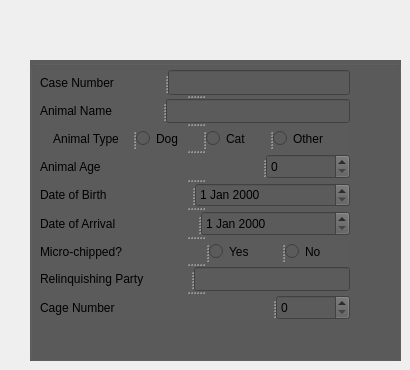
      <widget class="QWidget" name="tab">
       <attribute name="title">
        <string>Basic Information</string>
       </attribute>
       <widget class="QGroupBox" name="groupBox">
        <property name="geometry">
         <rect>
          <x>30</x>
          <y>60</y>
          <width>371</width>
          <height>301</height>
         </rect>
        </property>
        <property name="styleSheet">
         <string notr="true">background-color: rgb(91, 91, 91);</string>
        </property>
        <property name="title">
         <string/>
        </property>
        <widget class="QSplitter" name="splitter_27">
         <property name="geometry">
          <rect>
           <x>10</x>
           <y>10</y>
           <width>310</width>
           <height>250</height>
          </rect>
         </property>
         <property name="minimumSize">
          <size>
           <width>224</width>
           <height>174</height>
          </size>
         </property>
         <property name="orientation">
          <enum>Qt::Vertical</enum>
         </property>
         <widget class="QSplitter" name="splitter">
          <property name="minimumSize">
           <size>
            <width>224</width>
            <height>15</height>
           </size>
          </property>
          <property name="orientation">
           <enum>Qt::Horizontal</enum>
          </property>
          <widget class="QLabel" name="CaseNumberLabel">
           <property name="text">
            <string>Case Number</string>
           </property>
          </widget>
          <widget class="QLineEdit" name="CaseNumber">
           <property name="minimumSize">
            <size>
             <width>148</width>
             <height>15</height>
            </size>
           </property>
          </widget>
         </widget>
         <widget class="QSplitter" name="splitter_6">
          <property name="minimumSize">
           <size>
            <width>224</width>
            <height>15</height>
           </size>
          </property>
          <property name="orientation">
           <enum>Qt::Horizontal</enum>
          </property>
          <widget class="QLabel" name="AnimalNameLabel">
           <property name="text">
            <string>Animal Name</string>
           </property>
          </widget>
          <widget class="QLineEdit" name="AnimalName">
           <property name="minimumSize">
            <size>
             <width>150</width>
             <height>15</height>
            </size>
           </property>
          </widget>
         </widget>
         <widget class="QSplitter" name="splitter_3">
          <property name="minimumSize">
           <size>
            <width>224</width>
            <height>15</height>
           </size>
          </property>
          <property name="orientation">
           <enum>Qt::Horizontal</enum>
          </property>
          <widget class="QLabel" name="AnimalTypeLabel">
           <property name="text">
            <string>Animal Type</string>
           </property>
           <property name="alignment">
            <set>Qt::AlignCenter</set>
           </property>
          </widget>
          <widget class="QRadioButton" name="OptionDog">
           <property name="minimumSize">
            <size>
             <width>46</width>
             <height>15</height>
            </size>
           </property>
           <property name="text">
            <string>Dog</string>
           </property>
          </widget>
          <widget class="QRadioButton" name="OptionCat">
           <property name="minimumSize">
            <size>
             <width>44</width>
             <height>15</height>
            </size>
           </property>
           <property name="text">
            <string>Cat</string>
           </property>
          </widget>
          <widget class="QRadioButton" name="OptionOther">
           <property name="minimumSize">
            <size>
             <width>56</width>
             <height>15</height>
            </size>
           </property>
           <property name="text">
            <string>Other</string>
           </property>
          </widget>
         </widget>
         <widget class="QSplitter" name="splitter_4">
          <property name="minimumSize">
           <size>
            <width>224</width>
            <height>15</height>
           </size>
          </property>
          <property name="orientation">
           <enum>Qt::Horizontal</enum>
          </property>
          <widget class="QLabel" name="AnimalAgeLabel">
           <property name="minimumSize">
            <size>
             <width>135</width>
             <height>15</height>
            </size>
           </property>
           <property name="contextMenuPolicy">
            <enum>Qt::DefaultContextMenu</enum>
           </property>
           <property name="text">
            <string>Animal Age</string>
           </property>
          </widget>
          <widget class="QSpinBox" name="AnimalAge">
           <property name="minimumSize">
            <size>
             <width>84</width>
             <height>15</height>
            </size>
           </property>
          </widget>
         </widget>
         <widget class="QSplitter" name="splitter_2">
          <property name="minimumSize">
           <size>
            <width>224</width>
            <height>15</height>
           </size>
          </property>
          <property name="orientation">
           <enum>Qt::Horizontal</enum>
          </property>
          <widget class="QLabel" name="DOBLabel">
           <property name="minimumSize">
            <size>
             <width>93</width>
             <height>15</height>
            </size>
           </property>
           <property name="text">
            <string>Date of Birth</string>
           </property>
          </widget>
          <widget class="QDateEdit" name="DOB">
           <property name="minimumSize">
            <size>
             <width>126</width>
             <height>15</height>
            </size>
           </property>
          </widget>
         </widget>
         <widget class="QSplitter" name="splitter_5">
          <property name="minimumSize">
           <size>
            <width>224</width>
            <height>15</height>
           </size>
          </property>
          <property name="orientation">
           <enum>Qt::Horizontal</enum>
          </property>
          <widget class="QLabel" name="DOALabel">
           <property name="minimumSize">
            <size>
             <width>100</width>
             <height>15</height>
            </size>
           </property>
           <property name="text">
            <string>Date of Arrival</string>
           </property>
          </widget>
          <widget class="QDateEdit" name="DOA">
           <property name="minimumSize">
            <size>
             <width>119</width>
             <height>15</height>
            </size>
           </property>
          </widget>
         </widget>
         <widget class="QSplitter" name="splitter_7">
          <property name="minimumSize">
           <size>
            <width>224</width>
            <height>15</height>
           </size>
          </property>
          <property name="orientation">
           <enum>Qt::Horizontal</enum>
          </property>
          <widget class="QLabel" name="MicroChippedLabel">
           <property name="minimumSize">
            <size>
             <width>104</width>
             <height>15</height>
            </size>
           </property>
           <property name="text">
            <string>Micro-chipped?</string>
           </property>
          </widget>
          <widget class="QRadioButton" name="OptionYes">
           <property name="minimumSize">
            <size>
             <width>57</width>
             <height>15</height>
            </size>
           </property>
           <property name="text">
            <string>Yes</string>
           </property>
          </widget>
          <widget class="QRadioButton" name="OptionNo">
           <property name="minimumSize">
            <size>
             <width>53</width>
             <height>15</height>
            </size>
           </property>
           <property name="text">
            <string>No</string>
           </property>
          </widget>
         </widget>
         <widget class="QSplitter" name="splitter_8">
          <property name="minimumSize">
           <size>
            <width>224</width>
            <height>15</height>
           </size>
          </property>
          <property name="orientation">
           <enum>Qt::Horizontal</enum>
          </property>
          <widget class="QLabel" name="GivingPartyLabel">
           <property name="minimumSize">
            <size>
             <width>91</width>
             <height>15</height>
            </size>
           </property>
           <property name="text">
            <string>Relinquishing Party</string>
           </property>
          </widget>
          <widget class="QLineEdit" name="GivingParty">
           <property name="minimumSize">
            <size>
             <width>128</width>
             <height>15</height>
            </size>
           </property>
          </widget>
         </widget>
         <widget class="QSplitter" name="splitter_9">
          <property name="minimumSize">
           <size>
            <width>224</width>
            <height>14</height>
           </size>
          </property>
          <property name="orientation">
           <enum>Qt::Horizontal</enum>
          </property>
          <widget class="QLabel" name="label_9">
           <property name="minimumSize">
            <size>
             <width>145</width>
             <height>14</height>
            </size>
           </property>
           <property name="text">
            <string>Cage Number</string>
           </property>
          </widget>
          <widget class="QSpinBox" name="CageNumber">
           <property name="minimumSize">
            <size>
             <width>74</width>
             <height>14</height>
            </size>
           </property>
          </widget>
         </widget>
        </widget>
       </widget>
      </widget>
